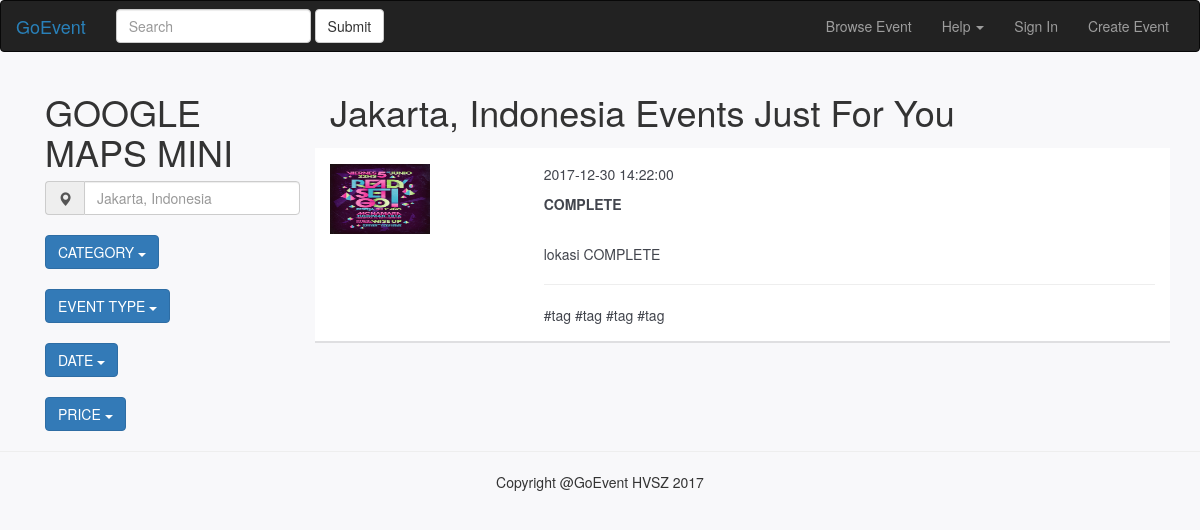
/pages/browse_event/index.php, run on the app's committed database.
### tables this page shows
CREATE TABLE `events` (
  `event_id` int(11) NOT NULL,
  `event_name` varchar(50) NOT NULL,
  `event_city` text NOT NULL,
  `event_date_starts` date NOT NULL,
  `event_time_starts` time NOT NULL,
  `event_date_ends` date NOT NULL,
  `event_time_ends` time NOT NULL,
  `event_capacity` int(11) NOT NULL,
  `event_certificate` text NOT NULL,
  `event_description` text NOT NULL,
  `event_photo` text NOT NULL,
  `organizer_id` int(11) NOT NULL,
  `ticket_name` varchar(50) NOT NULL,
  `ticket_quantity` int(11) NOT NULL,
  `ticket_price` int(11) NOT NULL,
  `ticket_description` text NOT NULL,
  `ticket_date_starts` date NOT NULL,
  `ticket_time_starts` time NOT NULL,
  `ticket_date_ends` date NOT NULL,
  `ticket_time_ends` time NOT NULL,
  `event_type` varchar(35) NOT NULL,
  `event_topic` varchar(35) NOT NULL
);

### pages/backend/browse_event.php (called while the page is built, shortened)
<?php
    include('dbconnect.php');
    if(isset($_POST['event_search']))
        $event_name = $_POST['event_search'];
    else
        $event_name = null;
    $start = time();
    $end = $start;
    $day = date('w', $start);
    if ($day != 0)
    {
        $end = time() + (7 - $day) * 86400;
    }
    $weekend['StartDate'] = date('d-F-Y', $start);
    $weekend['EndDate'] = date('d-F-Y', $end);
    $saturday = $weekend['StartDate'];
    $sunday = $weekend['EndDate'];
    $firstDayNextMonth = date('Y-m-d', strtotime('first day of next month'));
    if(isset($_POST['date_categorized']))
    {
        if($_POST['date_categorized']=="1"){
            $event_query = "SELECT * FROM events AS e WHERE e.event_date_starts >= CURDATE() AND e.event_name LIKE '%{$event_name}%' LIMIT 15";
            $event = mysqli_query($connect, $event_query);
        }
        else if($_POST['date_categorized']=="2")
        {
            $event_query = "SELECT * FROM events AS e WHERE e.event_date_starts = CURDATE() AND e.event_name LIKE '%{$event_name}%' LIMIT 15";
            $event = mysqli_query($connect, $event_query);
        }
        else if($_POST['date_categorized']=="3")
        {
            $event_query = "SELECT * FROM events AS e WHERE e.event_date_starts = ADDDATE(CURDATE(), INTERVAL 1 day)";
            $event = mysqli_query($connect, $event_query);
        }
        else if($_POST['date_categorized']=="4")
        {
            $event_query = "SELECT * FROM events AS e WHERE e.event_date_starts >= CURDATE() AND e.event_date_starts <= '%{$sunday}%' AND e.event_name LIKE '%{$event_name}%' LIMIT 15";
            $event = mysqli_query($connect, $event_query);
        }
        else if($_POST['date_categorized']=="5"){
            $event_query = "SELECT * FROM events AS e WHERE (e.event_date_starts = '%{$saturday}%' OR e.event_date_starts = '%{$sunday}%') AND e.event_name LIKE '%{$event_name}%'  LIMIT 15";
            $event = mysqli_query($connect, $event_query);
        }
        else if($_POST['date_categorized']=="6")
        {
            $event_query = "SELECT * FROM events AS e WHERE e.event_date_starts >= '%{$sunday}%' AND e.event_date_starts <= ADDDATE('%{$sunday}%', INTERVAL 7 day) AND e.event_name LIKE '%{$event_name}%' LIMIT 15";
            $event = mysqli_query($connect, $event_query);
        }
        else if($_POST['date_categorized']=="7")
        {
            $event_query = "SELECT * FROM events AS e WHERE e.event_date_starts >= $firstDayNextMonth AND e.event_date_starts <= ADDDATE($firstDayNextMonth, INTERVAL 1 MONTH) AND e.event_name LIKE '%{$event_name}%' LIMIT 15";
            $event = mysqli_query($connect, $event_query);
        }
    }
    else{
        $event_query = "SELECT * FROM events AS e WHERE e.event_date_starts >= CURDATE() LIMIT 15";
        $event = mysqli_query($connect, $event_query);
    }
?>

### pages/browse_event/index.php (the view, shortened to what this page needs)
<?php
  include("../backend/browse_event.php");
?>
<!DOCTYPE html>
<html lang="en" >
<head>
  <link href="../../css/bootstrap.min.css" rel="stylesheet">
  <link href="../../css/style.css" rel="stylesheet" />
  <link rel="stylesheet" href="https://maxcdn.bootstrapcdn.com/bootstrap/3.3.7/css/bootstrap.min.css">
</head>
<body class="page_browse_event">
    <nav class="navbar navbar-inverse">
        <div class="container-fluid">
          <div class="navbar-header">
            <a class="navbar-brand" id="goevent_color" href="../../">GoEvent</a>
          </div>
          <div class="collapse navbar-collapse" id="bs-example-navbar-collapse-1">
              <form class="navbar-form navbar-left">
                  <div class="form-group">
                    <input type="text" class="form-control col-lg-12" placeholder="Search">
                  </div>
                  <button type="submit" class="btn btn-default">Submit</button>
              </form>
            <ul class="nav navbar-nav navbar-right">
              <li><a href="../../pages/browse_event">Browse Event</a></li>
              <li class="dropdown">
                <a href="#" class="dropdown-toggle" data-toggle="dropdown" role="button" aria-haspopup="true" aria-expanded="false">Help <span class="caret"></span></a>
              </li>
              <?php if (!empty($_SESSION['user_id'])) { ?>
              <li class="dropdown">
                <a href="#" class="dropdown-toggle" data-toggle="dropdown" role="button" aria-haspopup="true" aria-expanded="false"><?php $user_name = $_SESSION['user_name']; echo strtoupper(substr($user_name,0,1)) ?><span class="caret"></span></a>
                <ul class="dropdown-menu">
                <li><a href="../profile">Profile</a></li>
                <li><a href="../profile">Tickets</a></li>
                <li><a href="../profile">Bookmarks</a></li>
                <li><a href="../profile">Certificates</a></li>
                <li role="separator" class="divider"></li>
                <li><a href="../organizer_profile">Organizer Profile</a></li>
                <li><a href="../manage_event">Manage Events</a></li>
                <li role="separator" class="divider"></li>
                <li><a href="../account_setting">Account Settings</a></li>
                <li><a href="../backend/logout.php">Log Out</a></li>
                </ul>
              </li>
              <?php } else { ?>
                <li><a href="../../pages/sign_in">Sign In</a></li>
                <?php } ?>
              <li><a href="../../pages/create_event">Create Event</a></li>
            </ul>
          </div>
        </div>
    </nav>
  <div class="container text-wrap">
    <div class="row" style="margin: auto;">
      <div class="col-lg-3">
        <h1>GOOGLE MAPS MINI</h1>
        <div class="input-group">
            <span class="input-group-addon" id="basic-addon1"><span class="glyphicon glyphicon-map-marker
              " aria-hidden="true"></span></span>
            <input type="text" class="form-control" placeholder="Jakarta, Indonesia" aria-describedby="basic-addon1">
        </div>
        <br />
        <div class="dropdown">
            <button class="btn btn-primary dropdown-toggle" type="button" data-toggle="dropdown">CATEGORY            <span class="caret"></span></button>
        </div>
        <br />
        <div class="dropdown">
            <button class="btn btn-primary dropdown-toggle" type="button" data-toggle="dropdown">EVENT TYPE            <span class="caret"></span></button>
        </div>
        <br />
        <div class="dropdown">
            <button class="btn btn-primary dropdown-toggle" type="button" data-toggle="dropdown">DATE            <span class="caret"></span></button>
        </div>
        <br />
        <div class="dropdown">
            <button class="btn btn-primary dropdown-toggle" type="button" data-toggle="dropdown">PRICE            <span class="caret"></span></button>
        </div>
      </div>
      <div class="col-lg-9">
          <h1>Jakarta, Indonesia Events Just For You</h1>
          <?php while ($item = mysqli_fetch_array($event)) { ?>
          <?php $event_id_encrypt = base64_encode($item['event_id']); ?>
          <a href="../../pages/event_detail/index.php/?event_id=<?php echo $event_id_encrypt?>">
            <div class="row card_browse_event">
              <div class="col-lg-3">
                <img src='../../photo_event/<?php echo $item['event_photo']; ?>' width='100' height='70'>
              </div>
              <div class="col-lg-9">
                  <p id="date_card"><?php echo $item['event_date_starts'] . " " . $item['event_time_starts'] ?></p>
                  <p id="title_card"><?php echo $item['event_name'] ?></p>
                  <br />
                  <p id="location_card"><?php echo $item['event_city'] ?></p>
                  <hr />
                  <a href="pages/browse_event" id="location_card">#tag </a>
                  <a href="pages/browse_event" id="location_card">#tag </a>
                  <a href="pages/browse_event" id="location_card">#tag </a>
                  <a href="pages/browse_event" id="location_card">#tag </a>
                  <br />
              </div>
            </div>
          </a>
          <?php } ?>
      </div>
    </div>
  </div>
  <footer>
    <hr />
    <div class="container">
      <p class="text-center">Copyright @GoEvent   HVSZ 2017</p>
    </div>
  </footer>
</body>
</html>

### css/style.css (style rules this page uses)
html, body { height: 100%; width: 100%; font-family: Comfortaa, Arial, sans-serif; }
#goevent_color { color: #2980b9; }
#date_card { font-weight: 400; color: #42454d; }
#title_card { font-weight: 600; color: #42454d; }
#location_card { font-weight: 300; color: #42454d; }
.page_browse_event { background-color: #f8f8fa !important; }
.card_browse_event { background-color: white; margin: 2vh 10vw 2vh 0vw; padding: 2vh 0vw 2vh 0vw; box-shadow: 0 0px 0px 0 rgba(0, 0, 0, 0.05), 0 2px 0px 0 rgba(0, 0, 0, 0.1 ); }

### data on the page
events: event_photo (picture), event_date_starts "2017-12-30", event_time_starts "14:22:00", event_name "COMPLETE", event_city "lokasi COMPLETE"
